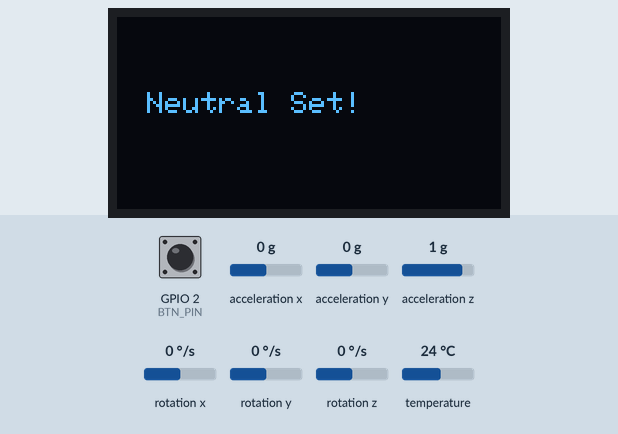
Simulated run of this sketch. Board: ESP32. Shown: 128×64 one-colour display. The test bench sets the inputs (shaded band); at power-on: acceleration y 0 g, GPIO 2 (BTN_PIN) HIGH, acceleration x 0 g, acceleration z 1 g, rotation x 0 °/s, rotation y 0 °/s, rotation z 0 °/s, temperature 24 °C. Random numbers use the default seed unless the sketch sets one.

Above: at 0.8 s.
At 2.9 s:
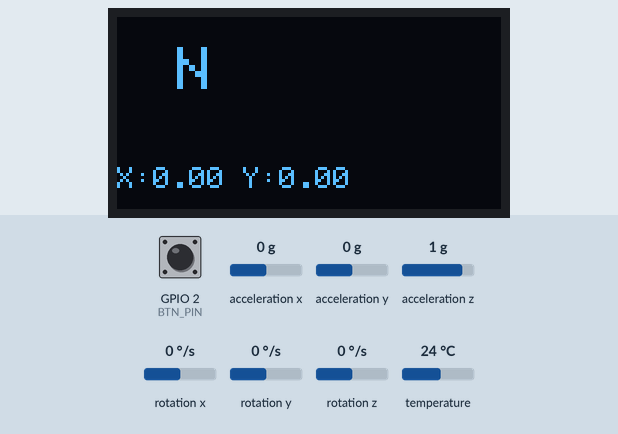
3.0 s: acceleration y set to -0.8 g
At 3.23 s:
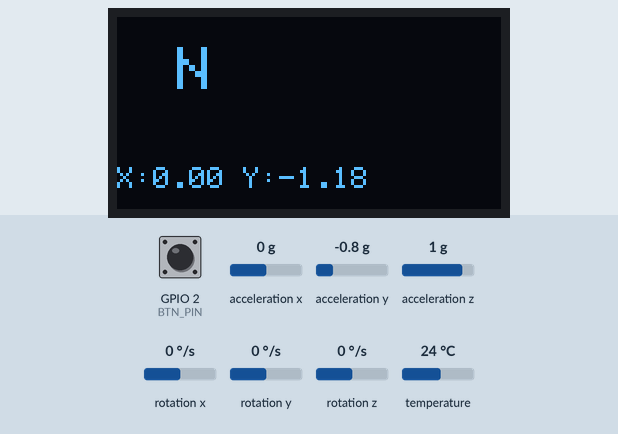
5.5 s: GPIO 2 (BTN_PIN) pulled LOW for 0.15 s
At 5.92 s:
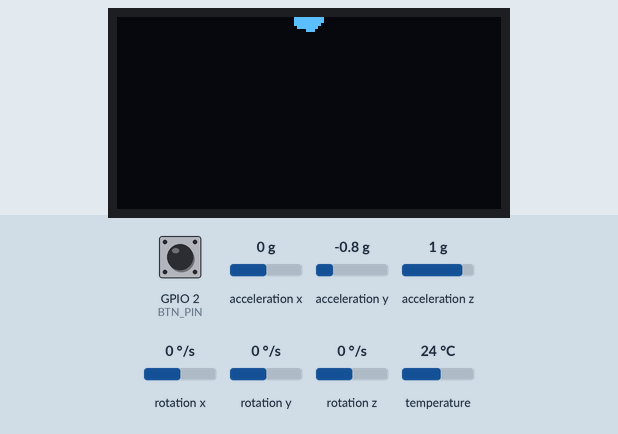
6.2 s: GPIO 2 (BTN_PIN) pulled LOW for 1 s
At 7.3 s:
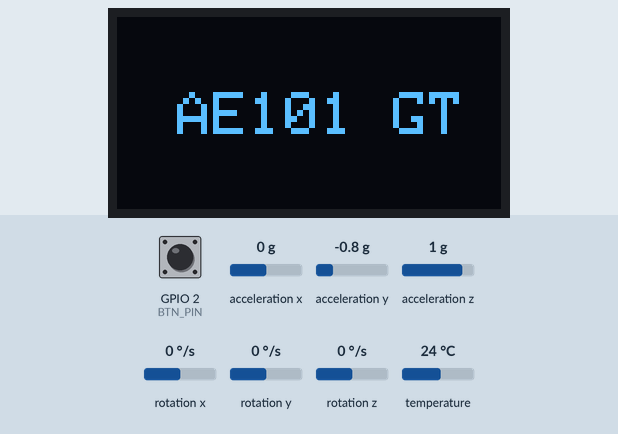
Timing chart, 0 to 9.2 s (numbered marks = the images above; inputs shaded):
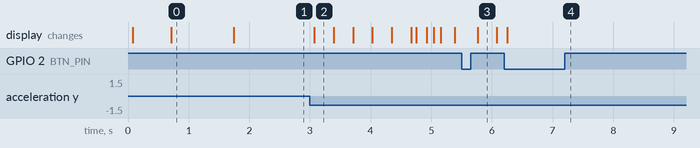

Measured:
- after the input at 3.0 s, the display: changes after 0.07 s (image 2)
- after the input at 5.5 s, the display: changes after 0.26 s (image 3)
- what the display in image 0 shows lasts 1.0 s, from 0.7 s to 1.7 s

The sketch:

sketch_dec31a.ino
```cpp
#include <Wire.h>
#include <Adafruit_MPU6050.h>
#include <Adafruit_Sensor.h>
#include <Adafruit_GFX.h>
#include <Adafruit_SSD1306.h>

/* ---------------- CONFIG ---------------- */
#define SCREEN_WIDTH 128
#define SCREEN_HEIGHT 64
#define OLED_RESET   -1

#define SDA_PIN 4
#define SCL_PIN 5
#define BTN_PIN 2

#define FILTER_ALPHA 0.15f
#define LOCK_FRAMES 3          // Number of consecutive frames to confirm gear
#define NEUTRAL_DEADZONE 1.5
#define PARTICLE_COUNT 15
#define PARTICLE_SPEED 5.0

/* ---------------- OBJECTS ---------------- */
Adafruit_SSD1306 display(SCREEN_WIDTH, SCREEN_HEIGHT, &Wire, OLED_RESET);
Adafruit_MPU6050 mpu;

/* ---------------- MODES ---------------- */
enum Mode { MODE_SHIFTER, MODE_FLUID, MODE_LOGO };
Mode currentMode = MODE_SHIFTER;

/* ---------------- STATE ---------------- */
int currentGear = 0;    // -1=R, 0=N, 1-5 gears
float fax = 0, fay = 0;
float neutralX = 0, neutralY = 0;

bool lastBtn = HIGH;
unsigned long lastBtnTime = 0;

/* ---------------- GEAR DETECTION ---------------- */
struct GearZone { float minX, maxX, minY, maxY; int gear; };
GearZone zones[6]; // 1-5 + R
int stableCounter = 0;
int candidateGear = 0;

/* ---------------- PARTICLES ---------------- */
struct Particle { float x, y; };
Particle particles[PARTICLE_COUNT];
float lastFax = 0, lastFay = 0;

/* ---------------- PROTOTYPES ---------------- */
void handleButton();
void autoCalibrateNeutral();
void updateGear();
void drawGearText();
void drawFluid();
void drawLogo();
void displayError(const char* msg);

/* ---------------- SETUP ---------------- */
void setup() {
  pinMode(BTN_PIN, INPUT_PULLUP);

  Wire.begin(SDA_PIN, SCL_PIN);

  display.begin(SSD1306_SWITCHCAPVCC, 0x3C);
  display.clearDisplay();
  display.setTextColor(SSD1306_WHITE);
  display.display();

  if (!mpu.begin()) { displayError("MPU FAIL"); while(1); }
  mpu.setAccelerometerRange(MPU6050_RANGE_4_G);
  mpu.setFilterBandwidth(MPU6050_BAND_21_HZ);

  autoCalibrateNeutral();

  // Initialize particle positions
  for(int i=0;i<PARTICLE_COUNT;i++){
    particles[i].x=SCREEN_WIDTH/2;
    particles[i].y=SCREEN_HEIGHT/2;
  }

  // Define gear zones relative to neutral
  zones[0] = {-0.5,0.5,-3.0,-1.5,1};   // 1st
  zones[1] = {-0.5,0.5,1.5,3.5,2};      // 2nd
  zones[2] = {-3.0,-1.0,-3.0,-1.5,3};   // 3rd
  zones[3] = {1.0,3.0,1.5,3.5,4};       // 4th
  zones[4] = {-3.0,-1.0,1.5,3.5,5};     // 5th
  zones[5] = {1.0,3.0,-3.0,-1.5,-1};    // Reverse
}

/* ---------------- LOOP ---------------- */
void loop() {
  handleButton();
  updateGear();

  switch(currentMode){
    case MODE_SHIFTER: drawGearText(); break;
    case MODE_FLUID: drawFluid(); break;
    case MODE_LOGO: drawLogo(); break;
  }

  delay(30);
}

/* ---------------- BUTTON ---------------- */
void handleButton(){
  bool now = digitalRead(BTN_PIN);
  if(now!=lastBtn && millis()-lastBtnTime>200){
    lastBtnTime=millis();
    lastBtn=now;
    if(now==LOW){
      currentMode=(Mode)((currentMode+1)%3);
      display.clearDisplay();
    }
  }
}

/* ---------------- AUTO-CALIBRATION ---------------- */
void autoCalibrateNeutral(){
  display.clearDisplay();
  display.setCursor(10,25);
  display.setTextSize(1);
  display.print("Calibrating Neutral...");
  display.display();

  sensors_event_t a,g,t;
  float sumX=0,sumY=0;
  const int samples=50;
  for(int i=0;i<samples;i++){
    mpu.getEvent(&a,&g,&t);
    sumX+=a.acceleration.x;
    sumY+=a.acceleration.y;
    delay(10);
  }
  neutralX=sumX/samples;
  neutralY=sumY/samples;

  display.clearDisplay();
  display.setCursor(10,25);
  display.print("Neutral Set!");
  display.display();
  delay(1000);
}

/* ---------------- IMU & GEAR ---------------- */
void updateGear() {
  sensors_event_t a, g, t;
  mpu.getEvent(&a, &g, &t);

  // Low-pass filter
  fax = fax * (1 - FILTER_ALPHA) + a.acceleration.x * FILTER_ALPHA;
  fay = fay * (1 - FILTER_ALPHA) + a.acceleration.y * FILTER_ALPHA;

  float x = fax - neutralX;
  float y = fay - neutralY;

  // -------- NEUTRAL DEADZONE --------
  if (abs(x) < 1.2 && abs(y) < 1.2) {
    currentGear = 0; // Neutral
    return;
  }

  // -------- COLUMN DETECTION (X) --------
  int column = 0; // -1 = left, 0 = middle, 1 = right

  if (x < -1.0) column = -1;
  else if (x > 1.0) column = 1;
  else column = 0;

  // -------- ROW DETECTION (Y) --------
  bool up = (y < 0);   // push forward
  bool down = (y > 0); // pull back

  // -------- GEAR MAP --------
  if (column == -1 && up) currentGear = 1;
  else if (column == -1 && down) currentGear = 2;

  else if (column == 0 && up) currentGear = 3;
  else if (column == 0 && down) currentGear = 4;

  else if (column == 1 && up) currentGear = 5;
  else if (column == 1 && down) currentGear = -1; // Reverse
}


/* ---------------- DISPLAY ---------------- */
void drawGearText(){
  display.clearDisplay();
  display.setTextSize(2);
  display.setCursor(20,10);

  switch(currentGear){
    case -1: display.print("R"); break;
    case 0: display.print("N"); break;
    case 1: display.print("1"); break;
    case 2: display.print("2"); break;
    case 3: display.print("3"); break;
    case 4: display.print("4"); break;
    case 5: display.print("5"); break;
  }

  display.setTextSize(1);
  display.setCursor(0,50);
  display.print("X:"); display.print(fax-neutralX,2);
  display.print(" Y:"); display.print(fay-neutralY,2);

  display.display();
}

/* ---------------- FLUID/ANIMATION ---------------- */
void drawFluid(){
  display.clearDisplay();

  float deltaX = fax - lastFax;
  float deltaY = fay - lastFay;

  for(int i=0;i<PARTICLE_COUNT;i++){
    particles[i].x += deltaX*PARTICLE_SPEED;
    particles[i].y += deltaY*PARTICLE_SPEED;

    // Optional jitter
    particles[i].x += random(-1,2);
    particles[i].y += random(-1,2);

    // Constrain
    particles[i].x = constrain(particles[i].x,0,SCREEN_WIDTH);
    particles[i].y = constrain(particles[i].y,0,SCREEN_HEIGHT);

    display.fillCircle((int)particles[i].x,(int)particles[i].y,2,SSD1306_WHITE);
  }

  lastFax = fax;
  lastFay = fay;

  display.display();
}

/* ---------------- LOGO ---------------- */
void drawLogo(){
  display.clearDisplay();
  display.setTextSize(2);
  display.setCursor(20,25);
  display.print("AE101 GT");
  display.display();
}

/* ---------------- UTIL ---------------- */
void displayError(const char* msg){
  display.clearDisplay();
  display.setCursor(10,25);
  display.setTextSize(2);
  display.print(msg);
  display.display();
}
```
